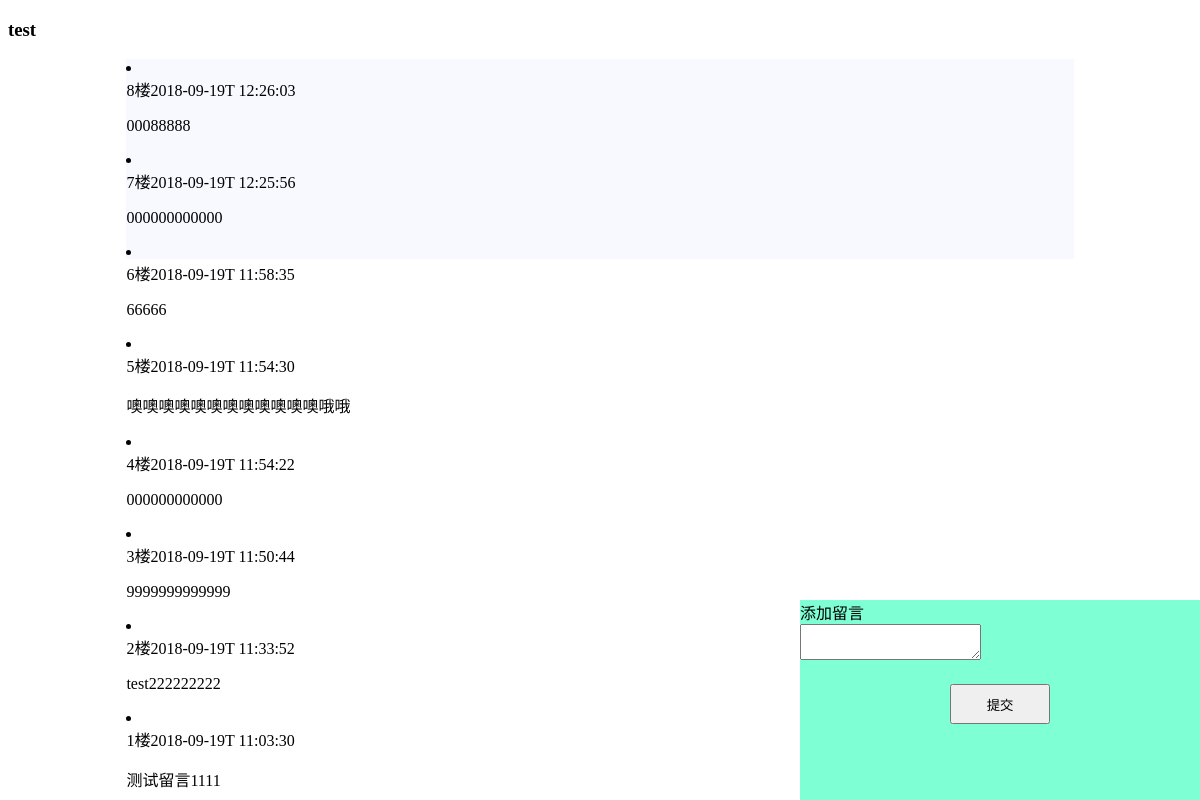
Page /mesboard/ on the committed database.
### mesboard/models.py (models this page shows)
class MsgPost(models.Model):
    content = models.TextField()
    datetime = models.DateTimeField(auto_now_add=True)
    index = models.IntegerField(default=0)
    class Meta:
        ordering = ['-datetime']

### mesboard/views.py (the view)
def index(request):
    msg_list = MsgPost.objects.all()
    for i in range(len(msg_list)):
        msg = msg_list[i]
        msg.datetime = msg.datetime.strftime('%Y-%m-%dT %H:%M:%S')
        msg.index = len(msg_list)- i
    context = {'msg_list':msg_list}
    return render(request, 'mesboard/index.html', context)

### mesboard/templates/mesboard/index.html (shortened to what this page needs)
<!DOCTYPE html>
<html lang="en">
<head>
</head>
<body>
<h3>test</h3>
<div class="main-view">
    <div class="msg-list">
            {% if msg_list %}
                {% for msg in msg_list %}
                    <li>
                        <div class="header-ly">
                            <span>{{msg.index}}楼</span><span>{{msg.datetime}}</span>
                        </div>
                        <p>{{msg.content}}</p>
                    </li>
                {% endfor %}
            {% else %}
                <p>暂无评论</p>
            {%endif%}
    </div>
</div>
<div class="msg-creat">
    <div class="title">添加留言</div>
    <div class="msg-create-view">
        <form method="post" action="/mesboard/msg/create/">
            <textarea name="content">
            </textarea>
            <div class="btn" style="text-align: center; margin-top:20px;">
                <button style="width:100px; height: 40px;">提交</button>
            </div>
        </form>
    </div>
</div>
</body>
</html>

### mesboard/templates/mesboard/index.html (style rules this page uses)
.main-view { display:block; margin:0 auto; width:80%; height:200px; background-color: ghostwhite; }
.msg-creat { display:block; position: absolute; bottom:0; right:0; width:400px; height: 200px; background-color: aquamarine; }

### rows in the picture
MsgPost: index "8", datetime "2018-09-19T 12:26:03", content "00088888"
MsgPost: index "7", datetime "2018-09-19T 12:25:56", content "000000000000"
MsgPost: index "6", datetime "2018-09-19T 11:58:35", content "66666"
MsgPost: index "5", datetime "2018-09-19T 11:54:30", content "噢噢噢噢噢噢噢噢噢噢噢噢哦哦"
MsgPost: index "4", datetime "2018-09-19T 11:54:22", content "000000000000"
MsgPost: index "3", datetime "2018-09-19T 11:50:44", content "9999999999999"
MsgPost: index "2", datetime "2018-09-19T 11:33:52", content "test222222222"
MsgPost: index "1", datetime "2018-09-19T 11:03:30", content "测试留言1111"
